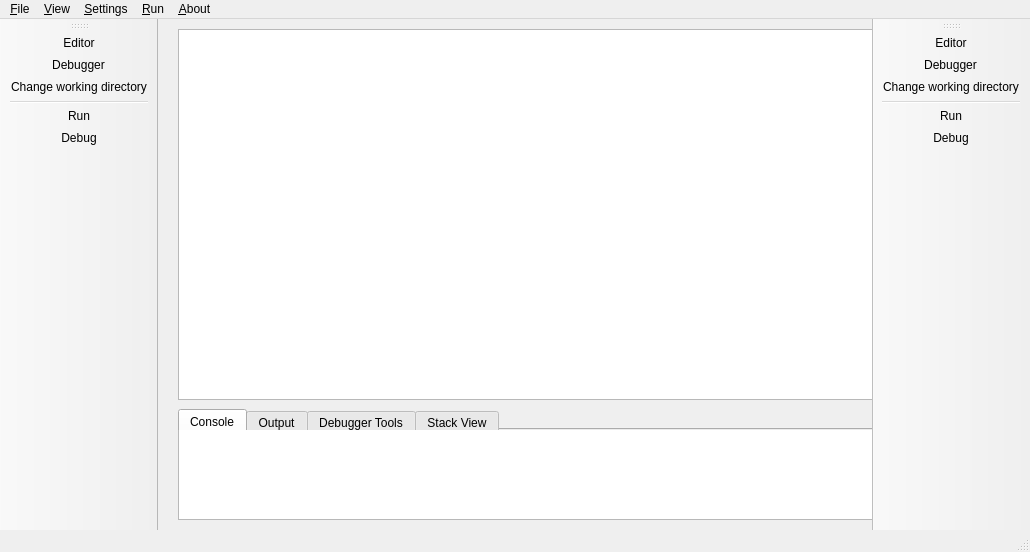
<?xml version="1.0" encoding="UTF-8"?>
<ui version="4.0">
 <class>MainWindow</class>
 <widget class="QMainWindow" name="MainWindow">
  <property name="geometry">
   <rect>
    <x>0</x>
    <y>0</y>
    <width>1030</width>
    <height>552</height>
   </rect>
  </property>
  <property name="windowTitle">
   <string>MainWindow</string>
  </property>
  <widget class="QWidget" name="centralWidget">
   <widget class="QPlainTextEdit" name="plainTextEdit">
    <property name="geometry">
     <rect>
      <x>20</x>
      <y>10</y>
      <width>911</width>
      <height>371</height>
     </rect>
    </property>
   </widget>
   <widget class="QTextBrowser" name="textBrowser">
    <property name="geometry">
     <rect>
      <x>20</x>
      <y>410</y>
      <width>911</width>
      <height>91</height>
     </rect>
    </property>
   </widget>
   <widget class="QTabWidget" name="tabWidget">
    <property name="geometry">
     <rect>
      <x>20</x>
      <y>390</y>
      <width>711</width>
      <height>21</height>
     </rect>
    </property>
    <property name="currentIndex">
     <number>0</number>
    </property>
    <widget class="QWidget" name="tab">
     <attribute name="title">
      <string>Console</string>
     </attribute>
    </widget>
    <widget class="QWidget" name="tab_2">
     <attribute name="title">
      <string>Output</string>
     </attribute>
    </widget>
    <widget class="QWidget" name="tab_3">
     <attribute name="title">
      <string>Debugger Tools</string>
     </attribute>
    </widget>
    <widget class="QWidget" name="tab_4">
     <attribute name="title">
      <string>Stack View</string>
     </attribute>
    </widget>
   </widget>
  </widget>
  <widget class="QMenuBar" name="menuBar">
   <property name="geometry">
    <rect>
     <x>0</x>
     <y>0</y>
     <width>1030</width>
     <height>26</height>
    </rect>
   </property>
   <widget class="QMenu" name="menu_File">
    <property name="title">
     <string>&amp;File</string>
    </property>
    <addaction name="action_Open"/>
    <addaction name="action_Save_script"/>
    <addaction name="actionSave_script_as"/>
    <addaction name="action_Exit"/>
   </widget>
   <widget class="QMenu" name="menu_About">
    <property name="title">
     <string>&amp;About</string>
    </property>
   </widget>
   <widget class="QMenu" name="menu_View">
    <property name="title">
     <string>&amp;View</string>
    </property>
    <addaction name="actionSwitch_to_Editor"/>
    <addaction name="actionSwitch_to_Debugger"/>
   </widget>
   <widget class="QMenu" name="menu_Setup">
    <property name="title">
     <string>&amp;Settings</string>
    </property>
    <addaction name="actionChange_working_directory"/>
   </widget>
   <widget class="QMenu" name="menu_Run">
    <property name="title">
     <string>&amp;Run</string>
    </property>
    <addaction name="actionRun_script"/>
    <addaction name="actionDebug"/>
   </widget>
   <addaction name="menu_File"/>
   <addaction name="menu_View"/>
   <addaction name="menu_Setup"/>
   <addaction name="menu_Run"/>
   <addaction name="menu_About"/>
  </widget>
  <widget class="QStatusBar" name="statusBar"/>
  <widget class="QToolBar" name="mainToolBar">
   <attribute name="toolBarArea">
    <enum>RightToolBarArea</enum>
   </attribute>
   <attribute name="toolBarBreak">
    <bool>false</bool>
   </attribute>
   <addaction name="actionSwitch_to_Editor"/>
   <addaction name="actionSwitch_to_Debugger"/>
   <addaction name="actionChange_working_directory"/>
   <addaction name="separator"/>
   <addaction name="actionRun_script"/>
   <addaction name="actionDebug"/>
  </widget>
  <widget class="QToolBar" name="toolBar">
   <property name="windowTitle">
    <string>toolBar</string>
   </property>
   <attribute name="toolBarArea">
    <enum>LeftToolBarArea</enum>
   </attribute>
   <attribute name="toolBarBreak">
    <bool>false</bool>
   </attribute>
   <addaction name="actionSwitch_to_Editor"/>
   <addaction name="actionSwitch_to_Debugger"/>
   <addaction name="actionChange_working_directory"/>
   <addaction name="separator"/>
   <addaction name="actionRun_script"/>
   <addaction name="actionDebug"/>
  </widget>
  <action name="action_Open">
   <property name="text">
    <string>&amp;Load script...</string>
   </property>
  </action>
  <action name="action_Save_script">
   <property name="text">
    <string>&amp;Save script...</string>
   </property>
   <property name="shortcut">
    <string>Ctrl+S</string>
   </property>
  </action>
  <action name="action_Exit">
   <property name="text">
    <string>&amp;Exit</string>
   </property>
  </action>
  <action name="actionSwitch_to_Editor">
   <property name="checkable">
    <bool>true</bool>
   </property>
   <property name="icon">
    <iconset>
     <normaloff>C:/Users/olha/Desktop/editor_icon.png</normaloff>C:/Users/olha/Desktop/editor_icon.png</iconset>
   </property>
   <property name="text">
    <string>Editor</string>
   </property>
   <property name="toolTip">
    <string>Switch to Editor</string>
   </property>
  </action>
  <action name="actionSwitch_to_Debugger">
   <property name="checkable">
    <bool>true</bool>
   </property>
   <property name="icon">
    <iconset>
     <normaloff>C:/Users/olha/Desktop/debugger_icon.png</normaloff>C:/Users/olha/Desktop/debugger_icon.png</iconset>
   </property>
   <property name="text">
    <string>Debugger</string>
   </property>
   <property name="toolTip">
    <string>Switch to Debugger</string>
   </property>
  </action>
  <action name="actionChange_working_directory">
   <property name="icon">
    <iconset>
     <normaloff>C:/Users/olha/Desktop/working_icon.png</normaloff>C:/Users/olha/Desktop/working_icon.png</iconset>
   </property>
   <property name="text">
    <string>Change working directory...</string>
   </property>
  </action>
  <action name="actionRun_script">
   <property name="icon">
    <iconset>
     <normaloff>C:/Users/olha/Desktop/run_icon.png</normaloff>C:/Users/olha/Desktop/run_icon.png</iconset>
   </property>
   <property name="text">
    <string>Run</string>
   </property>
  </action>
  <action name="actionDebug">
   <property name="icon">
    <iconset>
     <normaloff>C:/Users/olha/Desktop/debug_icon.png</normaloff>C:/Users/olha/Desktop/debug_icon.png</iconset>
   </property>
   <property name="text">
    <string>Debug</string>
   </property>
  </action>
  <action name="actionSave_script_as">
   <property name="text">
    <string>Save script as...</string>
   </property>
  </action>
 </widget>
 <layoutdefault spacing="6" margin="11"/>
 <resources/>
 <connections/>
</ui>
